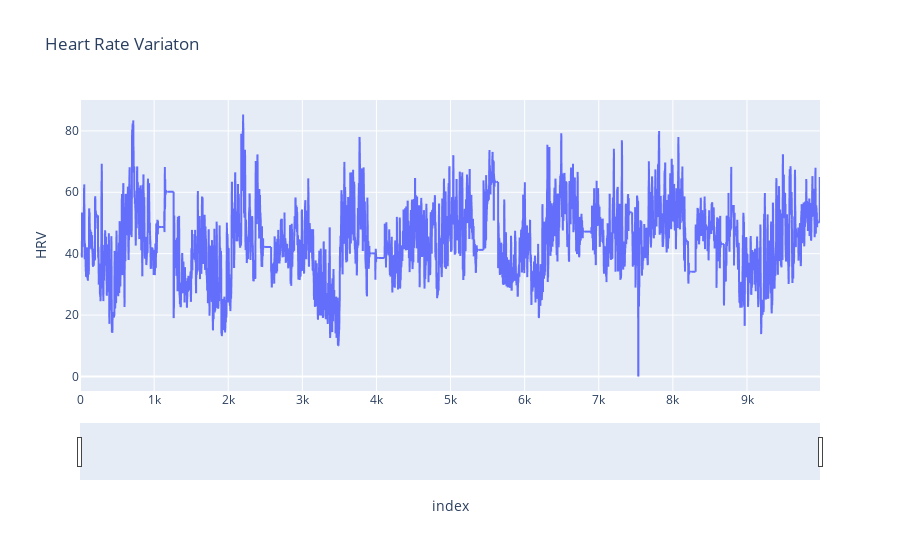

This figure's notebook cell:
### Code cell
fig = px.line(data, y = 'HRV',title = 'Heart Rate Variaton')

fig.update_xaxes(
    rangeslider_visible = True,
    rangeselector = dict(
        buttons=list([
            dict(step="all")
        ])
    )
)
fig.show()

### Figure 1 — Plotly figure (JSON) as saved in the notebook; plotly's stock layout.template omitted (floating-point values rounded to 4 significant figures; data arrays with more than 128 entries replaced by an {"elided": "..."} marker saying what was removed)
{"data": [{"hovertemplate": "index=%{x}<br>HRV=%{y}<extra></extra>", "legendgroup": "", "line": {"color": "#636efa", "dash": "solid"}, "marker": {"symbol": "circle"}, "mode": "lines", "name": "", "showlegend": false, "type": "scattergl", "x": {"elided": "9986 int values"}, "xaxis": "x", "y": {"elided": "9986 float values"}, "yaxis": "y"}], "layout": {"legend": {"tracegroupgap": 0}, "title": {"text": "Heart Rate Variaton"}, "xaxis": {"anchor": "y", "domain": [0, 1], "rangeselector": {"buttons": [{"step": "all"}]}, "rangeslider": {"visible": true}, "title": {"text": "index"}}, "yaxis": {"anchor": "x", "domain": [0, 1], "title": {"text": "HRV"}}}}
